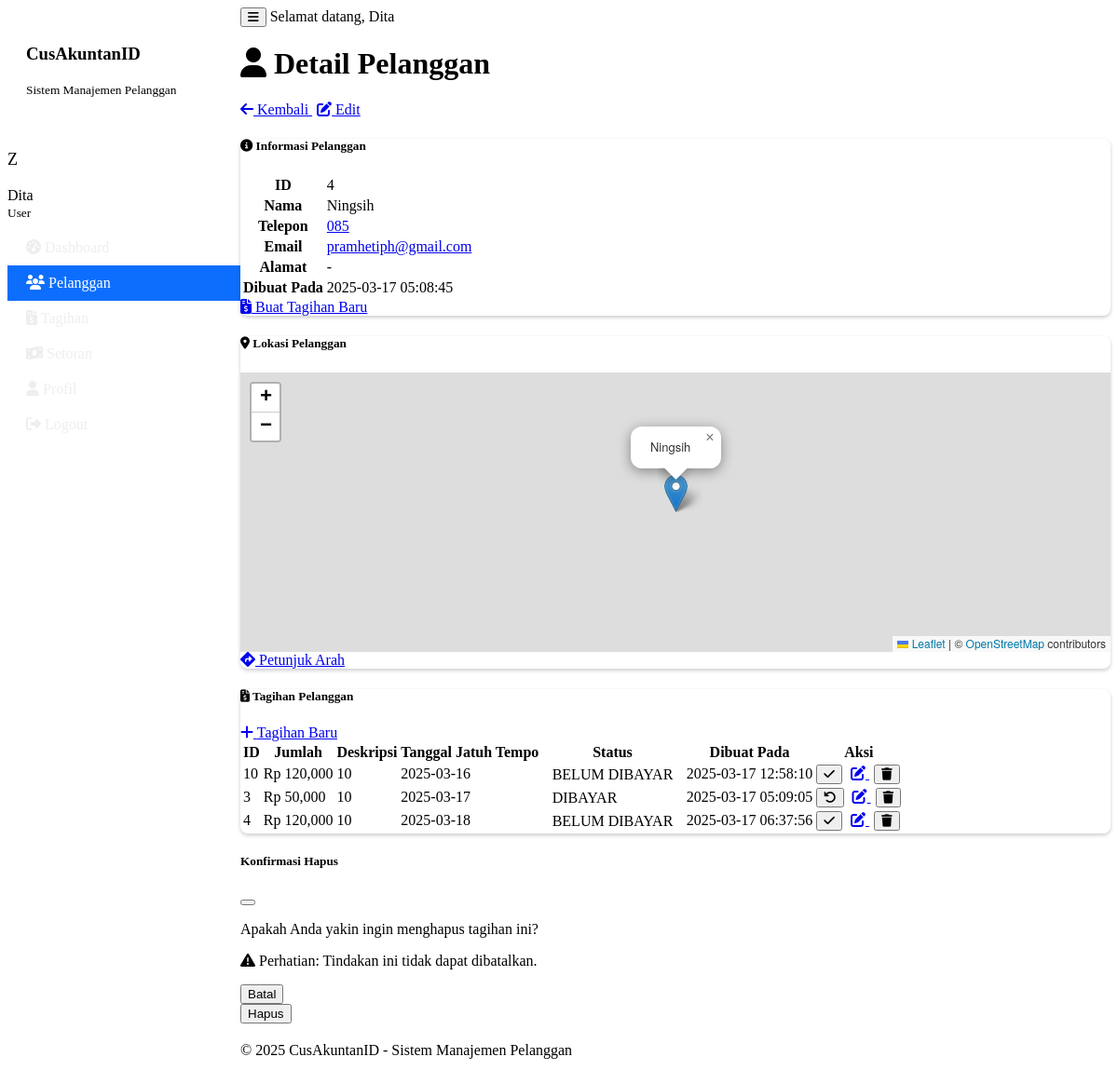
Page /pelanggan/4 (signed in) on the committed database.
### tables this page shows
CREATE TABLE pelanggan (
            id INTEGER PRIMARY KEY,
            nama TEXT NOT NULL,
            telepon TEXT,
            email TEXT,
            alamat TEXT,
            latitude REAL,
            longitude REAL,
            dibuat_pada TEXT,
            user_id INTEGER
        );

CREATE TABLE tagihan (
            id INTEGER PRIMARY KEY,
            pelanggan_id INTEGER,
            jumlah REAL NOT NULL,
            deskripsi TEXT,
            tanggal_jatuh_tempo TEXT,
            status_pembayaran TEXT DEFAULT 'BELUM DIBAYAR',
            dibuat_pada TEXT,
            FOREIGN KEY (pelanggan_id) REFERENCES pelanggan (id)
        );

### main.py (the view)
    def decorated_function(*args, **kwargs):
        if 'user' not in session:
            flash('Anda perlu login terlebih dahulu.', 'warning')
            return redirect(url_for('login'))
        return f(*args, **kwargs)

### main.py (called while the page is built)
@app.context_processor
def inject_now():
    return {'now': datetime.datetime.now()}

def login_required(f):
    def decorated_function(*args, **kwargs):
        if 'user' not in session:
            flash('Anda perlu login terlebih dahulu.', 'warning')
            return redirect(url_for('login'))
        return f(*args, **kwargs)
    decorated_function.__name__ = f.__name__
    return decorated_function

    def get_connection(self):
        return sqlite3.connect(self.db_path)

    def dapatkan_pelanggan(self, pelanggan_id):
        conn = self.get_connection()
        cursor = conn.cursor()
        cursor.execute("SELECT * FROM pelanggan WHERE id = ?", (pelanggan_id,))
        hasil = cursor.fetchone()
        conn.close()
        return hasil

    def dapatkan_tagihan_pelanggan(self, pelanggan_id):
        conn = self.get_connection()
        cursor = conn.cursor()
        cursor.execute("SELECT * FROM tagihan WHERE pelanggan_id = ? ORDER BY tanggal_jatuh_tempo", (pelanggan_id,))
        hasil = cursor.fetchall()
        conn.close()
        return hasil

### templates/pelanggan_detail.html (shortened to what this page needs)
{% extends "base.html" %}
{% block head %}
    <link rel="stylesheet" href="https://unpkg.com/leaflet@1.9.3/dist/leaflet.css" />
{% endblock %}
{% block content %}
<div class="container">
    <div class="d-flex justify-content-between align-items-center mb-4">
        <h1><i class="fas fa-user me-2"></i> Detail Pelanggan</h1>
        <div>
            <a href="{{ url_for('pelanggan_list') }}" class="btn btn-secondary me-2">
                <i class="fas fa-arrow-left me-2"></i> Kembali
            </a>
            <a href="{{ url_for('edit_pelanggan', pelanggan_id=pelanggan.id) }}" class="btn btn-primary">
                <i class="fas fa-edit me-2"></i> Edit
            </a>
        </div>
    </div>
    <div class="row">
        <div class="col-md-6 mb-4">
            <div class="card h-100">
                <div class="card-header bg-primary text-white">
                    <h5 class="mb-0"><i class="fas fa-info-circle me-2"></i> Informasi Pelanggan</h5>
                </div>
                <div class="card-body">
                    <table class="table">
                        <tr>
                            <th style="width: 30%">ID</th>
                            <td>{{ pelanggan.id }}</td>
                        </tr>
                        <tr>
                            <th>Nama</th>
                            <td>{{ pelanggan.nama }}</td>
                        </tr>
                        <tr>
                            <th>Telepon</th>
                            <td>
                                {% if pelanggan.telepon %}
                                    <a href="tel:{{ pelanggan.telepon }}">{{ pelanggan.telepon }}</a>
                                {% else %}
                                    -
                                {% endif %}
                            </td>
                        </tr>
                        <tr>
                            <th>Email</th>
                            <td>
                                {% if pelanggan.email %}
                                    <a href="mailto:{{ pelanggan.email }}">{{ pelanggan.email }}</a>
                                {% else %}
                                    -
                                {% endif %}
                            </td>
                        </tr>
                        <tr>
                            <th>Alamat</th>
                            <td>{{ pelanggan.alamat or '-' }}</td>
                        </tr>
                        <tr>
                            <th>Dibuat Pada</th>
                            <td>{{ pelanggan.dibuat_pada }}</td>
                        </tr>
                    </table>
                    <div class="d-grid gap-2 mt-3">
                        <a href="{{ url_for('tambah_tagihan') }}?pelanggan_id={{ pelanggan.id }}" class="btn btn-success">
                            <i class="fas fa-file-invoice-dollar me-2"></i> Buat Tagihan Baru
                        </a>
                    </div>
                </div>
            </div>
        </div>
        <div class="col-md-6 mb-4">
            <div class="card h-100">
                <div class="card-header bg-info text-white">
                    <h5 class="mb-0"><i class="fas fa-map-marker-alt me-2"></i> Lokasi Pelanggan</h5>
                </div>
                <div class="card-body">
                    {% if pelanggan.latitude != 0 and pelanggan.longitude != 0 %}
                        <div id="map" style="height: 300px;"></div>
                        <div class="mt-3 text-center">
                            <a href="https://www.google.com/maps/dir/?api=1&destination={{ pelanggan.latitude }},{{ pelanggan.longitude }}"
                               class="btn btn-outline-primary" target="_blank">
                                <i class="fas fa-directions me-2"></i> Petunjuk Arah
                            </a>
                        </div>
                    {% endif %}
                </div>
            </div>
        </div>
    </div>
    <div class="card mb-4">
        <div class="card-header bg-dark text-white">
            <div class="d-flex justify-content-between align-items-center">
                <h5 class="mb-0"><i class="fas fa-file-invoice-dollar me-2"></i> Tagihan Pelanggan</h5>
                <a href="{{ url_for('tambah_tagihan') }}?pelanggan_id={{ pelanggan.id }}" class="btn btn-sm btn-success">
                    <i class="fas fa-plus me-2"></i> Tagihan Baru
                </a>
            </div>
        </div>
        <div class="card-body">
            {% if tagihan %}
                <div class="table-responsive">
                    <table class="table table-striped table-hover">
                        <thead>
                            <tr>
                                <th>ID</th>
                                <th>Jumlah</th>
                                <th>Deskripsi</th>
                                <th>Tanggal Jatuh Tempo</th>
                                <th>Status</th>
                                <th>Dibuat Pada</th>
                                <th>Aksi</th>
                            </tr>
                        </thead>
                        <tbody>
                            {% for t in tagihan %}
                            <tr>
                                <td>{{ t[0] }}</td>
                                <td>Rp {{ "{:,.0f}".format(t[2]) }}</td>
                                <td>{{ t[3] or '-' }}</td>
                                <td>{{ t[4] }}</td>
                                <td>
                                    <span class="badge bg-{{ 'success' if t[5] == 'DIBAYAR' else 'danger' }}">
                                        {{ t[5] }}
                                    </span>
                                </td>
                                <td>{{ t[6] }}</td>
                                <td>
                                    <div class="btn-group">
                                        <button type="button" class="btn btn-sm btn-{{ 'success' if t[5] == 'BELUM DIBAYAR' else 'warning' }} status-btn"
                                                data-id="{{ t[0] }}"
                                                data-status="{{ t[5] }}"
                                                title="{{ 'Tandai Dibayar' if t[5] == 'BELUM DIBAYAR' else 'Tandai Belum Dibayar' }}">
                                            <i class="fas {{ 'fa-check' if t[5] == 'BELUM DIBAYAR' else 'fa-undo' }}"></i>
                                        </button>
                                        <a href="{{ url_for('edit_tagihan', tagihan_id=t[0]) }}" class="btn btn-sm btn-primary" title="Edit">
                                            <i class="fas fa-edit"></i>
                                        </a>
                                        <button type="button" class="btn btn-sm btn-danger delete-tagihan-btn"
                                                data-bs-toggle="modal"
                                                data-bs-target="#deleteTagihanModal"
                                                data-id="{{ t[0] }}"
                                                title="Hapus">
                                            <i class="fas fa-trash"></i>
                                        </button>
                                    </div>
                                </td>
                            </tr>
                            {% endfor %}
                        </tbody>
                    </table>
                </div>
            {% else %}
                <div class="alert alert-info">
                    <i class="fas fa-info-circle me-2"></i> Pelanggan ini belum memiliki tagihan.
                    <a href="{{ url_for('tambah_tagihan') }}?pelanggan_id={{ pelanggan.id }}" class="alert-link">Buat tagihan baru sekarang</a>.
                </div>
            {% endif %}
        </div>
    </div>
</div>
<div class="modal fade" id="deleteTagihanModal" tabindex="-1" aria-labelledby="deleteTagihanModalLabel" aria-hidden="true">
    <div class="modal-dialog">
        <div class="modal-content">
            <div class="modal-header bg-danger text-white">
                <h5 class="modal-title" id="deleteTagihanModalLabel">Konfirmasi Hapus</h5>
                <button type="button" class="btn-close" data-bs-dismiss="modal" aria-label="Close"></button>
            </div>
            <div class="modal-body">
                <p>Apakah Anda yakin ingin menghapus tagihan ini?</p>
                <p class="text-danger">
                    <i class="fas fa-exclamation-triangle me-2"></i>
                    Perhatian: Tindakan ini tidak dapat dibatalkan.
                </p>
            </div>
            <div class="modal-footer">
                <button type="button" class="btn btn-secondary" data-bs-dismiss="modal">Batal</button>
                <form id="deleteTagihanForm" method="POST">
                    <button type="submit" class="btn btn-danger">Hapus</button>
                </form>
            </div>
        </div>
    </div>
</div>
{% endblock %}

### static/css/style.css (style rules this page uses)
.card { margin-bottom: 20px; border-radius: 0.5rem; box-shadow: 0 0.125rem 0.25rem rgba(0, 0, 0, 0.2); }
.card-header { border-top-left-radius: 0.5rem !important; border-top-right-radius: 0.5rem !important; }
.btn + .btn { margin-left: 5px; }
.table th, .table td { vertical-align: middle; }
.badge.bg-success, .badge.bg-danger, .badge.bg-info, .badge.bg-warning { font-weight: 500; padding: 0.35em 0.65em; }

### rows in the picture
pelanggan: id "4", nama "Ningsih", telepon "085", email "pramhetiph@gmail.com", alamat "-", dibuat_pada "2025-03-17 05:08:45"
tagihan: id "10", jumlah "120,000", deskripsi "10", tanggal_jatuh_tempo "2025-03-16", status_pembayaran "BELUM DIBAYAR", dibuat_pada "2025-03-17 12:58:10"
tagihan: id "3", jumlah "50,000", deskripsi "10", tanggal_jatuh_tempo "2025-03-17", status_pembayaran "DIBAYAR", dibuat_pada "2025-03-17 05:09:05"
tagihan: id "4", jumlah "120,000", deskripsi "10", tanggal_jatuh_tempo "2025-03-18", status_pembayaran "BELUM DIBAYAR", dibuat_pada "2025-03-17 06:37:56"

### other values in the picture
{{ session.user.username[0].upper() }} "Z"
{{ session.user.nama_lengkap or session.user.username }} "Dita"
{{ 'Admin' if session.user.level == 'admin' else 'User' }} "User"
